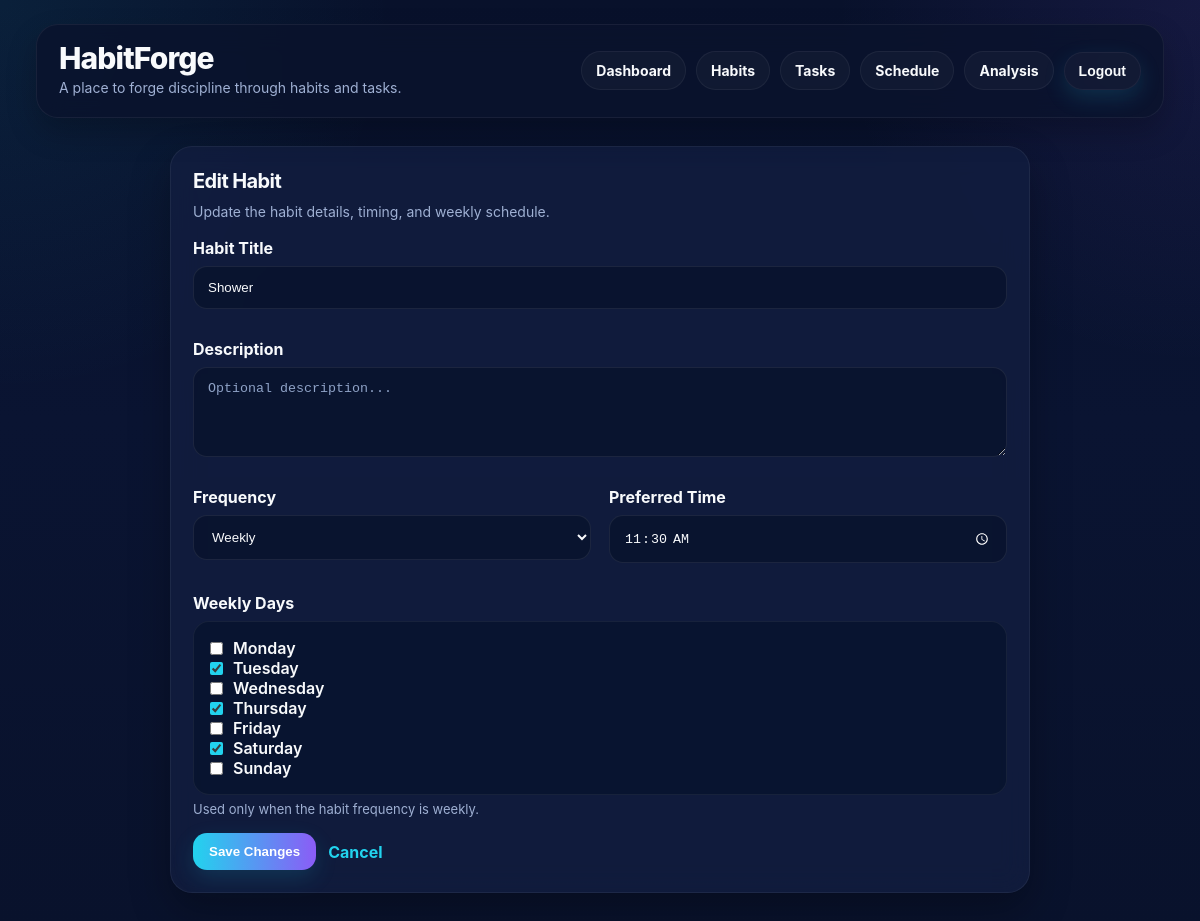
Page /habits/13/edit/ (signed in) on the committed database.
### habits/models.py (models this page shows, shortened)
class Habit(models.Model):
    FREQUENCY_CHOICES = [
        ('daily', 'Daily'),
        ('weekly', 'Weekly'),
    ]
    owner = models.ForeignKey(
        settings.AUTH_USER_MODEL,
        on_delete=models.CASCADE,
        related_name='habits'
    )
    title = models.CharField(max_length=200)
    description = models.TextField(blank=True)
    frequency = models.CharField(max_length=20, choices=FREQUENCY_CHOICES, default='daily')
    preferred_time = models.TimeField(null=True, blank=True)
    weekly_days = models.CharField(max_length=20, blank=True)
    is_active = models.BooleanField(default=True)
    created_at = models.DateTimeField(auto_now_add=True)

### habits/views.py (the view)
# urls.py: path('<int:habit_id>/edit/', views.edit_habit, name='edit_habit'),
@login_required
def edit_habit(request, habit_id):
    habit = get_object_or_404(Habit, id=habit_id, owner=request.user)
    if request.method == 'POST':
        form = HabitForm(request.POST, instance=habit)
        if form.is_valid():
            form.save()
            messages.success(request, f'Habit "{habit.title}" updated.')
            return redirect('habit_list')
    else:
        form = HabitForm(instance=habit)
    return render(request, 'habits/edit_habit.html', {
        'form': form,
        'habit': habit,
    })

### habits/forms.py (shortened to what this page needs)
class HabitForm(forms.ModelForm):
    WEEKDAY_CHOICES = [
        ('0', 'Monday'),
        ('1', 'Tuesday'),
        ('2', 'Wednesday'),
        ('3', 'Thursday'),
        ('4', 'Friday'),
        ('5', 'Saturday'),
        ('6', 'Sunday'),
    ]
    weekly_days = forms.MultipleChoiceField(
        choices=WEEKDAY_CHOICES,
        required=False,
        widget=forms.CheckboxSelectMultiple
    )
    class Meta:
        model = Habit
        fields = ['title', 'description', 'frequency', 'preferred_time', 'weekly_days']
        widgets = {
            'title': forms.TextInput(attrs={
                'placeholder': 'Habit title...',
            }),
            'description': forms.Textarea(attrs={
                'rows': 2,
                'placeholder': 'Optional description...',
            }),
            'frequency': forms.Select(),
            'preferred_time': forms.TimeInput(attrs={
                'type': 'time',
            }),
        }
    def __init__(self, *args, **kwargs):
        super().__init__(*args, **kwargs)
        if self.instance and self.instance.pk and self.instance.weekly_days:
            self.initial['weekly_days'] = self.instance.weekly_days.split(',')

### templates/habits/edit_habit.html (shortened to what this page needs)
{% extends 'base.html' %}
{% block content %}
<div class="page-card form-shell">
    <h2>Edit Habit</h2>
    <p class="section-subtext">Update the habit details, timing, and weekly schedule.</p>
    <form method="post">
        <div class="form-grid">
            <div class="form-group full">
                <label for="{{ form.title.id_for_label }}">Habit Title</label>
                {{ form.title }}
            </div>
            <div class="form-group full">
                <label for="{{ form.description.id_for_label }}">Description</label>
                {{ form.description }}
            </div>
            <div class="form-group">
                <label for="{{ form.frequency.id_for_label }}">Frequency</label>
                {{ form.frequency }}
            </div>
            <div class="form-group">
                <label for="{{ form.preferred_time.id_for_label }}">Preferred Time</label>
                {{ form.preferred_time }}
            </div>
            <div class="form-group full">
                <label>Weekly Days</label>
                <div class="checkbox-panel">
                    {{ form.weekly_days }}
                </div>
                <div class="form-note">Used only when the habit frequency is weekly.</div>
            </div>
        </div>
        <div class="form-actions">
            <button type="submit">Save Changes</button>
            <a href="{% url 'habit_list' %}" class="link-btn">Cancel</a>
        </div>
    </form>
</div>
{% endblock %}

### templates/base.html (style rules this page uses)
:root { --bg-main: #071029; --bg-secondary: #0b1736; --card-bg: rgba(18, 30, 64, 0.78); --card-border: rgba(255, 255, 255, 0.06); --text-main: #f8fafc; --text-soft: #9fb0d3; --accent: #22d3ee; --accent-2: #8b5cf6; --success: #22c55e; --danger: #ef4444; --warning: #f59e0b; --shadow: 0 18px 40px rgba(0, 0, 0, 0.28); --radius-lg: 22px; --radius-md: 14px; --radius-sm: 10px; }
* { box-sizing: border-box; }
html { scroll-behavior: smooth; }
body { margin: 0; color: var(--text-main); font-family: Inter, Arial, sans-serif; background: radial-gradient(circle at top left, rgba(34, 211, 238, 0.08), transparent 26%), radial-gradient(circle at top right, rgba(139, 92, 246, 0.10), transparent 24%), linear-gradient(180deg, #08112b 0%, #0a1432 45%, #09122c 100%); min-height: 100vh; animation: fadeInBody 0.25s ease; }
.card, .page-card { background: var(--card-bg); border: 1px solid var(--card-border); border-radius: var(--radius-lg); backdrop-filter: blur(14px); box-shadow: var(--shadow); padding: 22px; transition: transform 0.18s ease, box-shadow 0.18s ease, border-color 0.18s ease; }
h1, h2, h3, h4 { margin: 0 0 8px 0; letter-spacing: -0.03em; }
h2 { font-size: 20px; }
p { margin: 0; line-height: 1.55; }
.section-subtext { color: var(--text-soft); margin-top: 4px; margin-bottom: 16px; font-size: 14px; }
form { margin: 0; }
label { display: block; margin-bottom: 8px; font-weight: 700; color: var(--text-main); }
input, textarea, select { width: 100%; background: rgba(8, 18, 44, 0.78); color: var(--text-main); border: 1px solid rgba(255, 255, 255, 0.08); border-radius: 14px; padding: 13px 14px; margin-bottom: 12px; outline: none; transition: border-color 0.15s ease, box-shadow 0.15s ease, transform 0.15s ease; }
input[type="date"], input[type="time"] { color-scheme: dark; min-height: 48px; }
input::placeholder, textarea::placeholder { color: #8fa3c7; opacity: 1; }
select { cursor: pointer; }
textarea { resize: vertical; min-height: 90px; }
button { appearance: none; border: none; border-radius: 14px; padding: 11px 16px; font-weight: 800; color: white; background: linear-gradient(90deg, var(--accent), var(--accent-2)); cursor: pointer; transition: transform 0.16s ease, opacity 0.16s ease, box-shadow 0.16s ease; box-shadow: 0 8px 22px rgba(34, 211, 238, 0.15); }
.link-btn { color: var(--accent); font-weight: 700; text-decoration: none; }

### templates/habits/edit_habit.html (style rules this page uses)
.form-shell { max-width: 860px; margin: 0 auto; }
.form-grid { display: grid; grid-template-columns: 1fr 1fr; gap: 18px; }
.form-group { display: flex; flex-direction: column; }
.form-group.full { grid-column: 1 / -1; }
.form-note { margin-top: 6px; color: var(--text-soft); font-size: 13px; }
.checkbox-panel { background: rgba(8, 18, 44, 0.72); border: 1px solid rgba(255,255,255,0.06); border-radius: 16px; padding: 16px; }
.checkbox-panel label { display: flex; align-items: center; gap: 10px; font-weight: 600; margin: 0; }
.checkbox-panel input[type="checkbox"] { width: auto; margin: 0; accent-color: #22d3ee; }
.form-actions { display: flex; gap: 12px; align-items: center; margin-top: 16px; flex-wrap: wrap; }

### rows in the picture
Habit: title "Shower", frequency "Weekly", preferred_time "11:30:00", weekly_days "☐ ☑ ☐ ☑ ☐ ☑ ☐"
